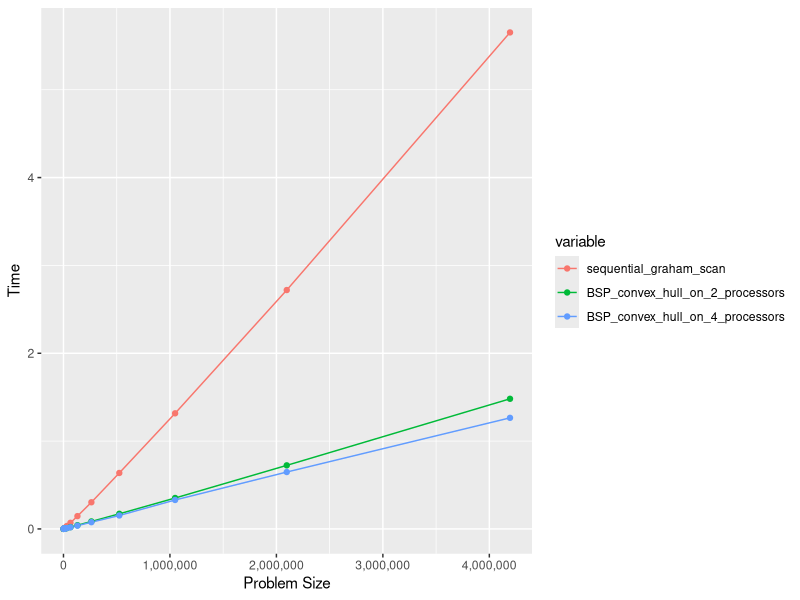

Recreate this plot in R.
library (ggplot2)
library (reshape2)
library(scales)

chTimes = read.csv("ch_times.csv")
plot = ggplot(melt (chTimes, id.var = "problemSize"), aes(x = problemSize, y = value, colour = variable)) + geom_line() + geom_point ()+ xlab("Problem Size") + ylab("Time") + scale_x_continuous(labels = comma)
ggsave ("ch_times.png", plot)
